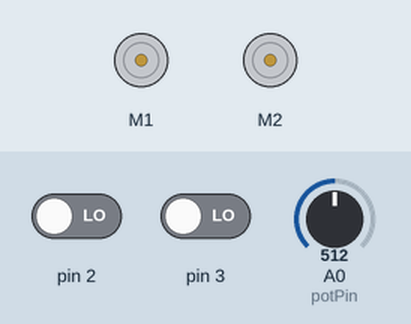
A sketch run on a simulated Arduino Uno, built with avr-gcc and run on an emulated ATmega328P. Parts: 2 × DC motor (green arrow = forward, orange = backward, longer = faster). The inputs (shaded band) are chosen by the test bench; at power-on: A0 (potPin) = 512, pin 2 LOW, pin 3 LOW.

Above: at 3.2 s.
3.3 s: A0 (potPin) set to 716
At 4.6 s:
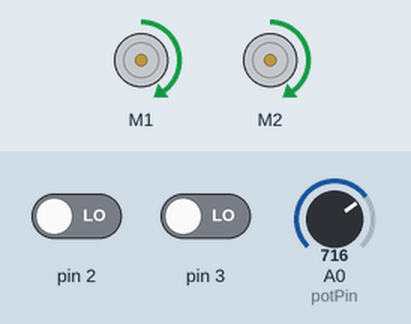
4.9 s: A0 (potPin) set to 900
At 5.2 s:
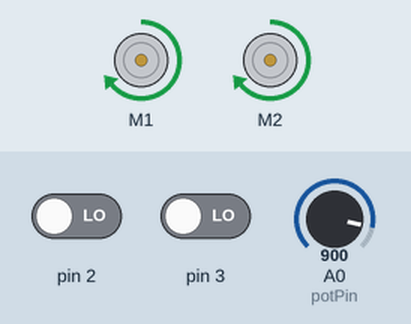
6.4 s: A0 (potPin) set to 1023
At 7.0 s:
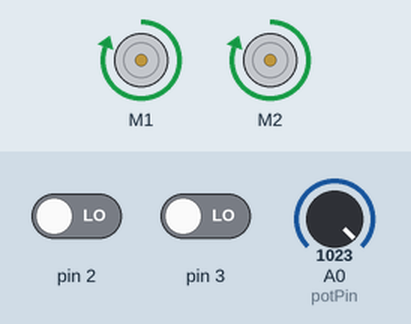
7.9 s: A0 (potPin) set to 306
At 8.7 s:
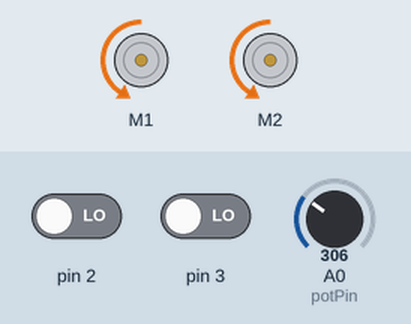
10.9 s: A0 (potPin) set to 122
At 12.1 s:
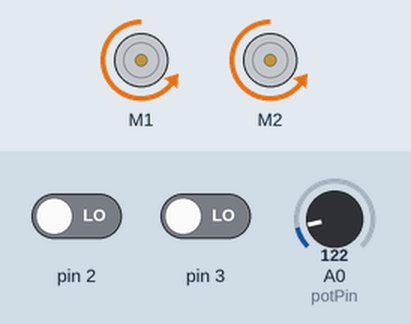
Timing chart, 0 to 13.4 s (numbered marks = the images above; inputs shaded):
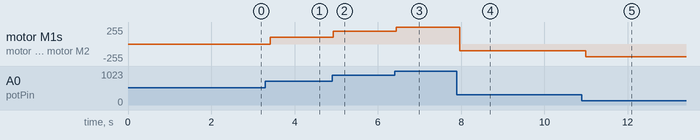

Measured:
- after the input at 3.3 s, motor M1, motor M2: stopped → forward 100/255 after 0.12 s
- after the input at 4.9 s, motor M1, motor M2: forward 100/255 → forward 192/255 at once
- after the input at 6.4 s, motor M1, motor M2: forward 192/255 → forward 255/255 after 0.05 s
- after the input at 7.9 s, motor M1, motor M2: forward 255/255 → backward 104/255 after 0.06 s
- after the input at 10.9 s, motor M1, motor M2: backward 104/255 → backward 194/255 after 0.10 s

The sketch:

encoder.ino
```cpp
#include <Sabertooth.h>

volatile unsigned int temp, counter = 0; //This variable will increase or decrease depending on the rotation of encoder

const int potPin = A0;  // Analog pin for potentiometer
int potValue;           // Variable to store potentiometer value

// Create an instance of Sabertooth by specifying the address and the Serial port
Sabertooth ST(128, Serial);  // Address 128, using the hardware serial port

void setup() {
  // Set the baud rate for the Serial port (should match Sabertooth's baud rate)
  Serial.begin(9600);  // Change baud rate if your Sabertooth is set to a different rate

  // Initialize communication with Sabertooth
  ST.autobaud(); // Autobaud sets the correct baud rate for the Sabertooth


  pinMode(5, INPUT_PULLUP); // internal pullup input pin 2

  pinMode(6, INPUT_PULLUP); // internalเป็น pullup input pin 3
//Setting up interrupt
  //A rising pulse from encodenren activated ai0(). AttachInterrupt 0 is DigitalPin nr 2 on moust Arduino.
  attachInterrupt(0, ai0, RISING);

  //B rising pulse from encodenren activated ai1(). AttachInterrupt 1 is DigitalPin nr 3 on moust Arduino.
  attachInterrupt(1, ai1, RISING);
}

void loop() {
  // Read the potentiometer value (values range from 0 to 1023)
  potValue = analogRead(potPin);

  // Map the potentiometer value to the motor speed range (-127 to 127)
  int motorSpeed = map(potValue, 0, 1023, -127, 127);

  // Drive both motors forward with the speed controlled by the potentiometer
  ST.motor(1, motorSpeed);
  ST.motor(2, motorSpeed);

  // You can add additional functionality or control logic here

  delay(100); // Add a short delay to prevent rapid changes


    // Send the value of counter
  if( counter != temp ){
  Serial.println (counter);
  temp = counter;
  }
  }

  void ai0() {
  // ai0 is activated if DigitalPin nr 2 is going from LOW to HIGH
  // Check pin 3 to determine the direction
  if(digitalRead(6)==LOW) {
  counter++;
  }else{
  counter--;
  }
  }

  void ai1() {
  // ai0 is activated if DigitalPin nr 3 is going from LOW to HIGH
  // Check with pin 2 to determine the direction
  if(digitalRead(5)==LOW) {
  counter--;
  }else{
  counter++;
  }
}
```
